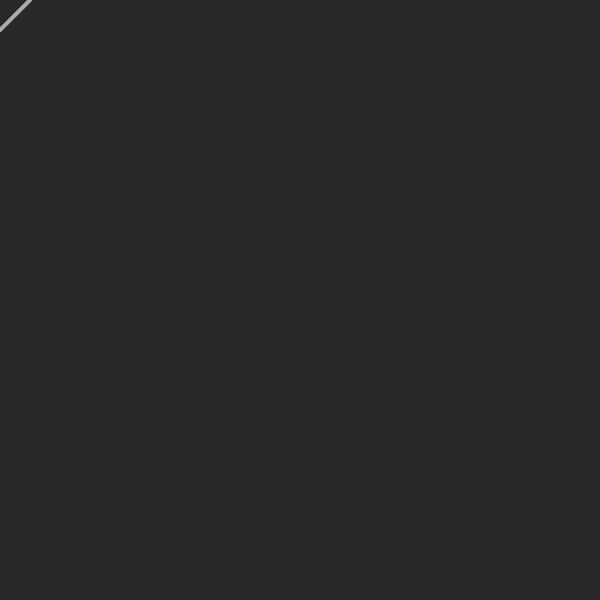
Frame 1 (no input)
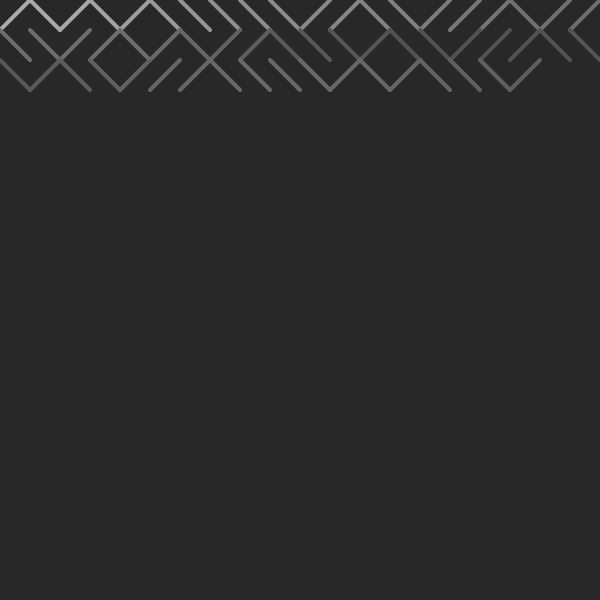
Frame 60 (no input)
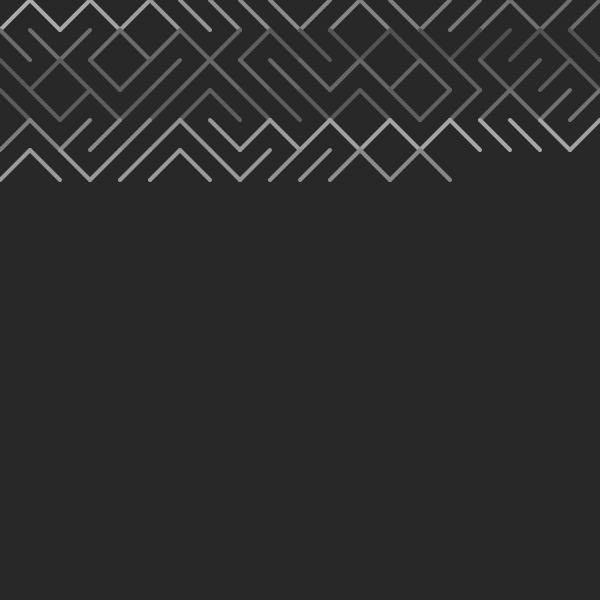
Frame 120 (the mouse pressed at the canvas centre since frame 60)

The p5.js sketch that drew these frames (run headless with seeded random() and noise() and a simulated clock; from frame 60 on, the mouse is pressed at the canvas centre):

// p5.js sketch
// ── sketch.js
let x = 0;
let y = 0;
let spazio = 30;
let incr=0;

function setup() {
  createCanvas(600, 600);
  background(40);
}

function draw() {

  stroke(map(noise(incr), 0, 1, 0, 255));
  incr+=0.02;

  strokeWeight(4);

  if (random(1) < 0.5) {
    line(x, y, x + spazio, y + spazio);
  } else {
    line(x, y + spazio, x + spazio, y);
  }
  x = x + spazio;
  if (x > width) {
    x = 0;
    y = y + spazio;
  }
  if (y >= height) {
    y = 0;
    background(40);
  }
}
